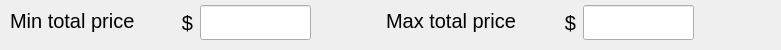
    <widget class="QWidget" name="gbMinMaxPrice" native="true">
     <property name="geometry">
      <rect>
       <x>30</x>
       <y>40</y>
       <width>781</width>
       <height>50</height>
      </rect>
     </property>
     <property name="font">
      <font>
       <pointsize>15</pointsize>
      </font>
     </property>
     <widget class="QLabel" name="lblMinPrice">
      <property name="geometry">
       <rect>
        <x>10</x>
        <y>5</y>
        <width>181</width>
        <height>31</height>
       </rect>
      </property>
      <property name="font">
       <font>
        <pointsize>15</pointsize>
       </font>
      </property>
      <property name="text">
       <string>Min total price</string>
      </property>
     </widget>
     <widget class="hobart::numericLineEdit" name="txtMinPrice">
      <property name="geometry">
       <rect>
        <x>200</x>
        <y>5</y>
        <width>111</width>
        <height>35</height>
       </rect>
      </property>
      <property name="font">
       <font>
        <pointsize>19</pointsize>
       </font>
      </property>
      <property name="text">
       <string notr="true"/>
      </property>
     </widget>
     <widget class="QLabel" name="lblMaxPrice">
      <property name="geometry">
       <rect>
        <x>386</x>
        <y>5</y>
        <width>181</width>
        <height>31</height>
       </rect>
      </property>
      <property name="font">
       <font>
        <pointsize>15</pointsize>
       </font>
      </property>
      <property name="text">
       <string>Max total price</string>
      </property>
     </widget>
     <widget class="hobart::numericLineEdit" name="txtMaxPrice">
      <property name="geometry">
       <rect>
        <x>583</x>
        <y>5</y>
        <width>111</width>
        <height>35</height>
       </rect>
      </property>
      <property name="font">
       <font>
        <pointsize>19</pointsize>
       </font>
      </property>
      <property name="text">
       <string notr="true"/>
      </property>
     </widget>
     <widget class="QLabel" name="lblMinCurSym">
      <property name="geometry">
       <rect>
        <x>177</x>
        <y>8</y>
        <width>21</width>
        <height>29</height>
       </rect>
      </property>
      <property name="font">
       <font>
        <pointsize>15</pointsize>
       </font>
      </property>
      <property name="text">
       <string notr="true">$</string>
      </property>
      <property name="alignment">
       <set>Qt::AlignCenter</set>
      </property>
     </widget>
     <widget class="QLabel" name="lblMaxCurSym">
      <property name="geometry">
       <rect>
        <x>560</x>
        <y>8</y>
        <width>21</width>
        <height>29</height>
       </rect>
      </property>
      <property name="font">
       <font>
        <pointsize>15</pointsize>
       </font>
      </property>
      <property name="text">
       <string notr="true">$</string>
      </property>
      <property name="alignment">
       <set>Qt::AlignCenter</set>
      </property>
     </widget>
    </widget>
